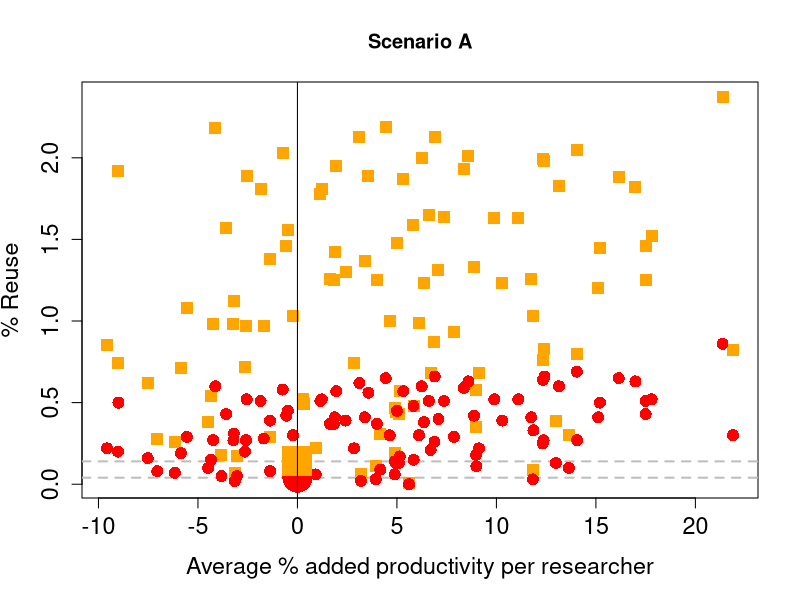
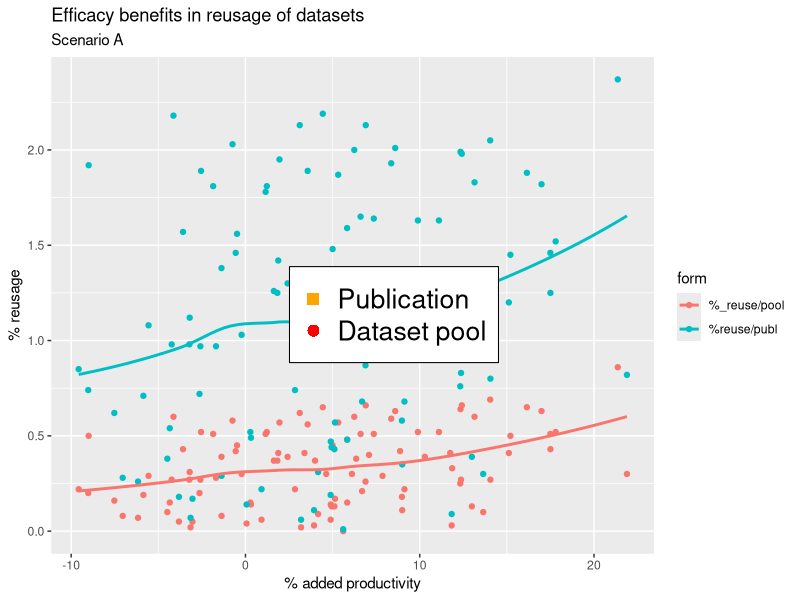
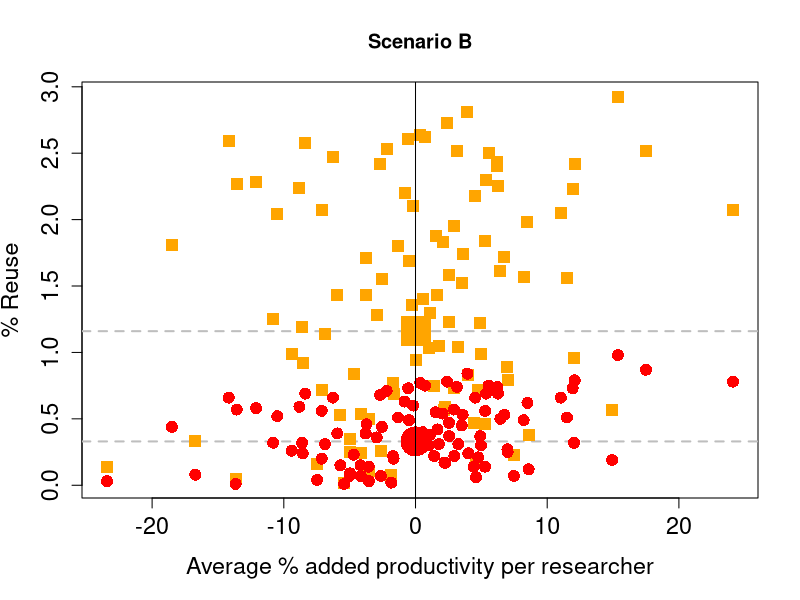
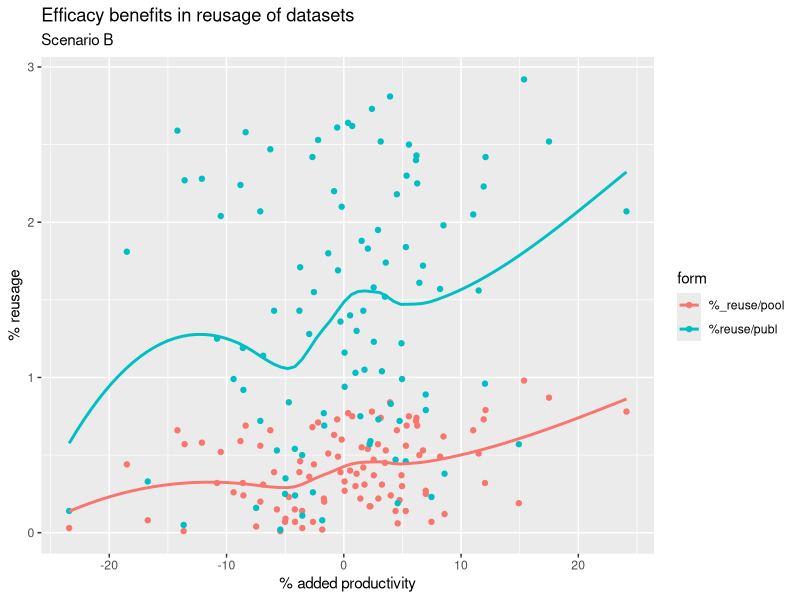
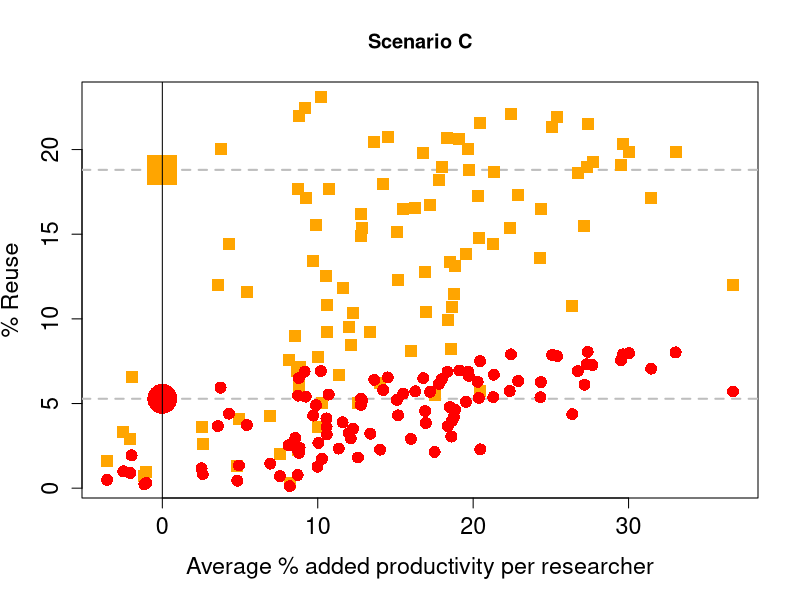
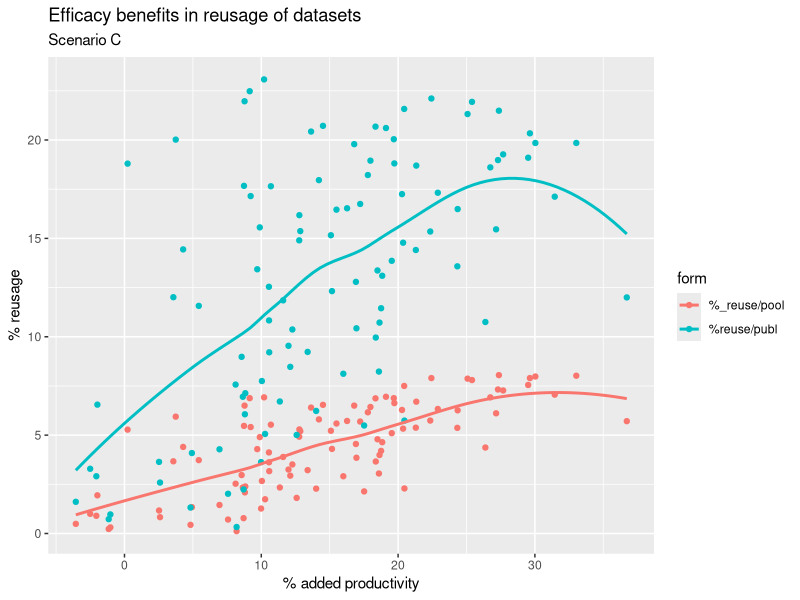
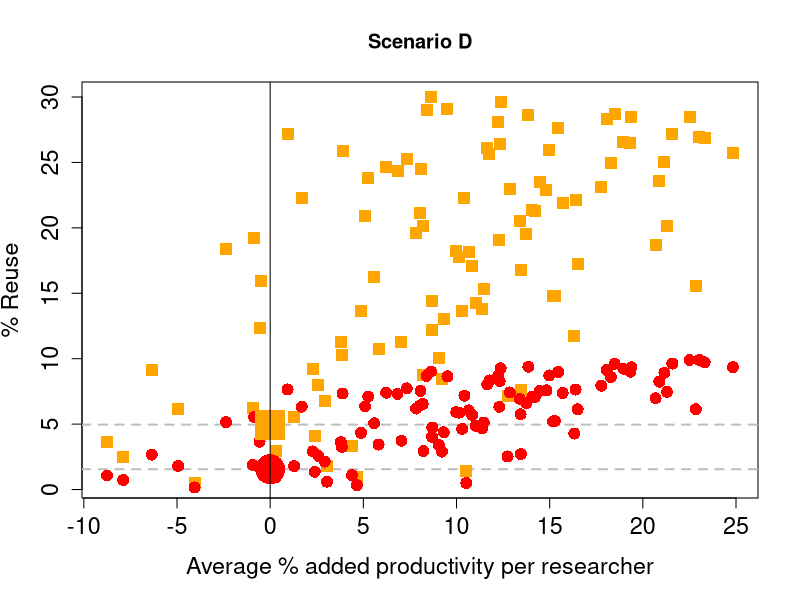
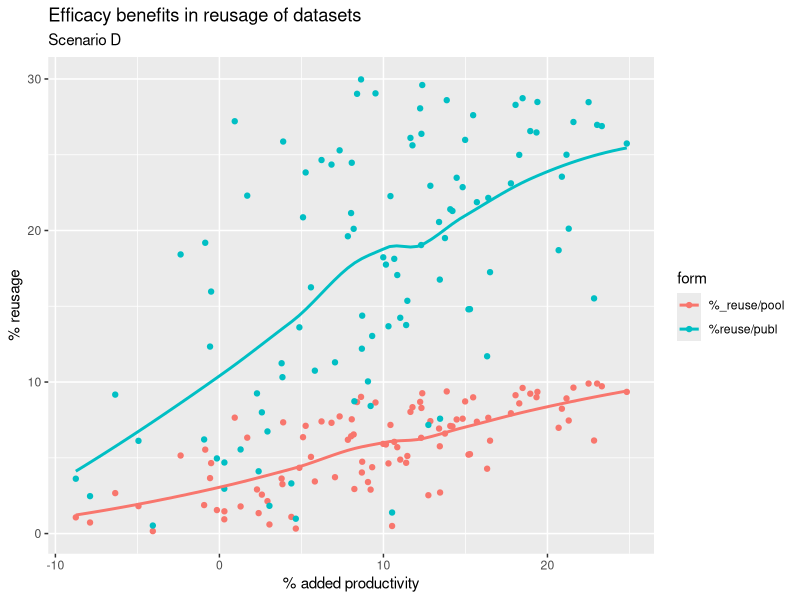

Generate these figures, in order, with R:
#########################################################
# This is my try on recreating and possibly changing    #
# the base code of the gametheoretic model made by      #
# Tessa Ponk                                            #
#########################################################


# Setuo -------------------------------------------------------------------

library(scales)
library(tidyverse)
library(ggplot2)

# Basic Parameters --------------------------------------------------------

set.seed(071996) # setting the seed in order to make my model reproducible 

N_Total_Researchers <- 10000 # I'll keep the total amount of researchers proposed by T.P.

t_paper <- tibble(t_paper = round(rnorm(10000, 47, 5))) %>% 
  mutate(t_paper, t_pap = t_paper / 365)
t_pap <- t_paper$t_pap #This tells us how long a researcher has in order to write a paper

t_data <- tibble(t_data = round(rnorm(10000, 73, 7))) %>% 
  mutate(t_data, t_dat = t_data / 365) #This tells us the amount of time a researcher spends in order to gather Data
t_dat <- t_data$t_dat

t_search <- round(runif(1,0.5,3), digits = 1) # This is not included in the original paper 
# t_search assumes that one spends at least 0.5-3 Days searching for an appripriate Dataset.
#t_data and t_paper are normally distributed amounts; i chose the proposed time by the original paper +/- ten percent

qx <- runif(1,0.1,0.2) #randomized decay rate¨
y_nonShare <- 80 #I'll keep this one constant too, as I do not want to make the model more complex
# I've changed the parameter according to the following statistics: https://ec.europa.eu/info/research-and-innovation/strategy/goals-research-and-innovation-policy/open-science/open-science-monitor/facts-and-figures-open-research-data_en

# Visualize to show that our parameters are normally distributed:

distribution_paper <- ggplot(t_paper, aes(x = t_pap)) +
  geom_bar()

distribution_data <- ggplot(t_data, aes(x = t_dat)) +
  geom_bar()


# Defining the Function ---------------------------------------------------

#time_cost_share <- 15
#time_cost_know <- 15
#correction <- 100
#plotmainlabel <- "test"

function_break_even <- function (time_cost_share,time_cost_know,y_nonShare,correction,plotmainlabel)  {
  
  y_share <- 100 - y_nonShare #The percentage of researchers which do not share their data
  probability <- c(y_share, y_nonShare)
  time_cost_share <- time_cost_share / 365 #This gets defined by the upper funktion         
  time_cost_know <- time_cost_know / 365  #This gets defined by the upper funktion    
  t_search <- t_search / 365 # I need to transform my own variable in order to make it a Fraction / Day
  
  ii<-1 #is going to be needed for a for-loop
  steps<- 100 #How often the for-loop gets activated  
  
  res_matrix <- matrix(,steps,7)

  # This correction is needed so the plots are within the correct range 
  # where the break-even point is visible. 
  f <- 0.000000000001 / correction        #Tessa Ponk does not explain this variable any further.
  # we therefore do not know where she takes these numbers from. I assume that she just
  # took a very small number.
  
  for (ii in 1:steps) {  
    
    #The formula below does not work with data-frames. This is why I have to reduce my
    #random sample to numeric variables. In a first test, I only used the mean. But the goal
    #of this reproduction is the increased randomness and complexity; this is why i chose
    #to use one random number out of my dataset instead.
    
    t_paper_var_test <- as.numeric(t_pap[sample(10000,1)])
    t_data_var_test <- as.numeric(t_dat[sample(10000,1)])
    
    t_paper_var <- as.numeric(summarise(t_paper, t_paper_var = mean(t_pap)))
    t_data_var <- as.numeric(summarise(t_data, t_data_var_test = mean(t_dat)))
    
    f <- f + 0.0000004 / correction #this makes even less sense to me.
    
    # steady state calculation of pool of available datasets X
    N_sharers <- (y_share/100)*N_Total_Researchers # total sharing researchers
    time_collect <-  t_paper_var_test  + time_cost_share + t_data_var_test  # This line includes my
    #new variable and my randomly generated datset
    time_no_collect <-  t_paper_var_test  + time_cost_share + time_cost_know + t_search
    
    Xmb <- (-(qx*time_collect-N_sharers*f)+sqrt((qx*time_collect-N_sharers* f)^2 -
                                                  4*(qx*f*time_no_collect)*-N_sharers))/(2*(qx*f*time_no_collect))
    
    pap_research <- rexp(N_Total_Researchers, rate= t_paper_var_test + t_data_var_test)
    # I've had to use the means of the two tibbles "t_paper" and "t_data" because 
    # the rexp funciton does not work with tibbles
    ?runif
    pub_research <- 1/pap_research
    share <- sample(c(0,1),N_Total_Researchers,replace=TRUE,probability)
    effect_rate_full <- pap_research * runif(10000,0.9,1) #The Effect Rate in the official
    #Paper is constant and equal to pap_research. I randomized it
    effect_rate <- squish(effect_rate_full, quantile(effect_rate_full, c(.0001,.999))) #`I've had to
    #deal with outliers in some way.`
    Rate_List <- data.frame(pap_research, pub_research,share,effect_rate)
    xy <- (1-(1/(1+(f*Xmb))))
    chance_appropriate_set <- lapply(pap_research,rbinom, 1, xy ) #Chance of finding appropriate set
    Rate_List$use_opp <- sapply(chance_appropriate_set, sum)
    
    mean(effect_rate)
    mean(effect_rate_full)
    #Defining the cost benefits per researcher
    
    Rate_List$benefits<- round(t_data_var_test*(Rate_List$use_opp/Rate_List$pap_research),3)     # per researcher saved time by reused datasets
    Rate_List$reusecost<-round(time_cost_know*(Rate_List$use_opp/Rate_List$pap_research),3)     # per researcher used time to process datasets for reuse
    Rate_List$cost<-round(time_cost_know*Rate_List$share,3)                  # per researcher cost 
    Rate_List$time<-round(( t_paper_var_test+t_data_var_test-Rate_List$benefits+Rate_List$cost+Rate_List$reusecost)*(pub_research/(t_paper_var+t_data_var)),3)        # ta+td and costs and benefits. Normalize for speed researcher (Tr to t_a+t_d).
    Rate_List$Publ<-round(1/Rate_List$time,3)                                                              # publications, with costs benefits from reuse and sharing
    Rate_List$impact<-round((Rate_List$Publ),3) # impact with costs benefits from reuse and sharing
    
    
    head(Rate_List)
    summary(Rate_List)
    sum(Rate_List$use_opp)/sum(Rate_List$Publ) 
    
    res_matrix[ii,1]<-round(Xmb,0)
    res_matrix[ii,2]<-sum(Rate_List$use_opp)
    res_matrix[ii,3]<-round((sum(Rate_List$use_opp)/sum(Rate_List$Publ))*100,2) # reuse publications per year 
    res_matrix[ii,4]<-round((sum(Rate_List$use_opp)/Xmb)*100,2) # reuse datasets per year
    res_matrix[ii,5]<-sum(Rate_List$impact-Rate_List$effect_rate)/N_Total_Researchers
    res_matrix[ii,6]<-f
    res_matrix[ii,7]<-((sum(Rate_List$impact-Rate_List$effect_rate)/N_Total_Researchers)/mean(Rate_List$impact))*100

  }
  
  colnames(res_matrix)<-c("totalPool","reuse","%reuse/publ","%_reuse/pool","av.imp/res","f_param","%impactinc")
  
  f_approx<-res_matrix[which(abs(res_matrix[,5])==min(abs(res_matrix[,5]))),6]
  publperc_approx<-as.numeric(res_matrix[which(abs(res_matrix[,5])==min(abs(res_matrix[,5]))),3])
  dataperc_approx<-as.numeric(res_matrix[which(abs(res_matrix[,5])==min(abs(res_matrix[,5]))),4])
  
  perc5_prod <-as.numeric(res_matrix[which(abs(res_matrix[,5])==min(abs(res_matrix[,5]))),7])
  
  
  plot(res_matrix[,7],res_matrix[,3],pch=15,main=plotmainlabel,cex.axis=1.4,cex.lab=1.4,
       col="orange",xlab="Average % added productivity per researcher",ylab="% Reuse")
  abline(h=publperc_approx,col="grey",lty=2,lwd=2)
  abline (h=dataperc_approx, col="grey",lty=2, lwd=2)
  points(res_matrix[,7],res_matrix[,3],pch=15,col="orange",cex=1.6)
  points(res_matrix[,7],res_matrix[,4],pch=16,col="red",cex=1.6)
  points(0,dataperc_approx,col="red",cex=4,pch=16)
  points(0,publperc_approx,col="orange",cex=4,pch=15)
  abline(v=0)
  
  res_ma_tibb <- as_tibble(res_matrix)
  
  res_ma_tibb <- res_ma_tibb %>% 
    gather(`%_reuse/pool`, `%reuse/publ`, key = "form", value = "percent")
  
  print(ggplot(data = res_ma_tibb, mapping = aes(`%impactinc`, percent)) + 
    geom_point(aes(color = form)) +
    geom_smooth(aes(color = form), se = FALSE) +
    labs(title = "Efficacy benefits in reusage of datasets", subtitle = plotmainlabel, x = "% added productivity", y = "% reusage"))
  

  if (plotmainlabel=="Scenario A"){
    legend(-0.4,200/correction,cex=1.6,legend=c("Publication", "Dataset pool"),pch=c(15,16),col=c("orange","red")) 
  } # end of if statement
  
  # From the below matrix 'res_matrix' can be read (in approximation because of stochastic results):
  # The value for the f parameter at 0 % impactincrease (break-even point)
  # The value for the f parameter at 5 % impactincrease 
  # The % reuse publications needed at that point
  # The % reused datasets needed at that point
  
  #res_matrix
  
}


function_break_even(time_cost_share = 1,time_cost_know = 1,y_nonShare = 50, correction=150,plotmainlabel="Scenario A")
function_break_even(time_cost_share = 1,time_cost_know = 15,y_nonShare = 50,correction=125,plotmainlabel="Scenario B")
function_break_even(time_cost_share = 15,time_cost_know = 1,y_nonShare = 50,correction=9,plotmainlabel="Scenario C")
function_break_even(time_cost_share = 15,time_cost_know = 15,y_nonShare = 50,correction=6.5,plotmainlabel="Scenario D")

